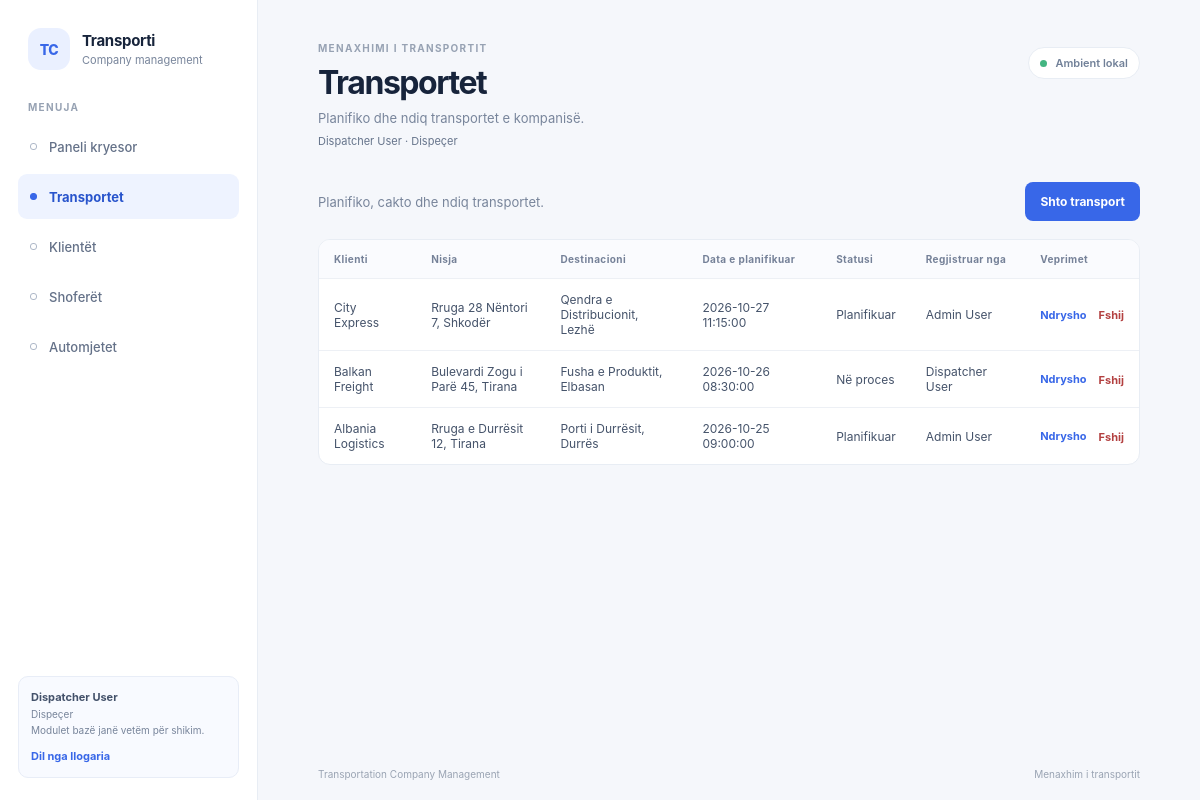
/?page=transports (signed in), run on the app's committed database.
### tables this page shows
CREATE TABLE users (
    id INT UNSIGNED NOT NULL AUTO_INCREMENT,
    full_name VARCHAR(150) NOT NULL,
    email VARCHAR(150) NOT NULL,
    password_hash VARCHAR(255) NOT NULL,
    role ENUM('ADMIN', 'DISPATCHER') NOT NULL,
    is_active TINYINT(1) NOT NULL DEFAULT 1,
    email_verified_at DATETIME NULL DEFAULT NULL,
    created_at DATETIME NOT NULL DEFAULT CURRENT_TIMESTAMP,
    PRIMARY KEY (id),
    UNIQUE KEY uq_users_email (email)
);

CREATE TABLE transports (
    id INT UNSIGNED NOT NULL AUTO_INCREMENT,
    customer_id INT UNSIGNED NOT NULL,
    driver_id INT UNSIGNED NULL,
    vehicle_id INT UNSIGNED NULL,
    created_by INT UNSIGNED NOT NULL,
    pickup_address VARCHAR(255) NOT NULL,
    destination_address VARCHAR(255) NOT NULL,
    cargo_description TEXT NOT NULL,
    scheduled_date DATETIME NOT NULL,
    status ENUM('PLANNED', 'IN_PROGRESS', 'COMPLETED', 'CANCELLED') NOT NULL DEFAULT 'PLANNED',
    created_at DATETIME NOT NULL DEFAULT CURRENT_TIMESTAMP,
    updated_at DATETIME NULL DEFAULT NULL ON UPDATE CURRENT_TIMESTAMP,
    PRIMARY KEY (id),
    KEY idx_transports_customer_id (customer_id),
    KEY idx_transports_driver_id (driver_id),
    KEY idx_transports_vehicle_id (vehicle_id),
    KEY idx_transports_created_by (created_by),
    KEY idx_transports_status (status),
    KEY idx_transports_scheduled_date (scheduled_date),
    CONSTRAINT fk_transports_customer
        FOREIGN KEY (customer_id) REFERENCES customers(id)
        ON DELETE RESTRICT ON UPDATE CASCADE,
    CONSTRAINT fk_transports_driver
        FOREIGN KEY (driver_id) REFERENCES drivers(id)
        ON DELETE SET NULL ON UPDATE CASCADE,
    CONSTRAINT fk_transports_vehicle
        FOREIGN KEY (vehicle_id) REFERENCES vehicles(id)
        ON DELETE SET NULL ON UPDATE CASCADE,
    CONSTRAINT fk_transports_created_by
        FOREIGN KEY (created_by) REFERENCES users(id)
        ON DELETE RESTRICT ON UPDATE CASCADE
);

CREATE TABLE customers (
    id INT UNSIGNED NOT NULL AUTO_INCREMENT,
    company_name VARCHAR(150) NOT NULL,
    contact_person VARCHAR(150) NOT NULL,
    phone VARCHAR(30) NOT NULL,
    email VARCHAR(150) NOT NULL,
    address VARCHAR(255) NOT NULL,
    created_at DATETIME NOT NULL DEFAULT CURRENT_TIMESTAMP,
    PRIMARY KEY (id),
    UNIQUE KEY uq_customers_email (email),
    KEY idx_customers_company_name (company_name)
);

### src/Views/pages/module.php (the view, shortened to what the rows shown need)
<?php
$module = $moduleData['module'];
$formAction = $moduleData['action'];
$escape = static fn (mixed $value): string => htmlspecialchars((string) $value, ENT_QUOTES, 'UTF-8');
?>
<?php if ($formAction === 'create' || $formAction === 'edit'): ?>
    <form class="record-form" method="post" action="?page=<?= urlencode($pageKey) ?>">
        <input type="hidden" name="csrf_token" value="<?= $escape($moduleData['csrfToken']) ?>">
        <input type="hidden" name="action" value="<?= $formAction === 'create' ? 'create' : 'update' ?>">
        <?php if ($formAction === 'edit'): ?>
            <input type="hidden" name="id" value="<?= (int) $moduleData['id'] ?>">
        <?php endif; ?>
        <div class="form-grid">
            <?php foreach ($module['fields'] as $name => $field): ?>
                <?php
                $value = $moduleData['values'][$name] ?? '';
                $fieldId = 'field-' . $name;
                ?>
                <div class="form-field<?= $field['type'] === 'textarea' ? ' form-field-wide' : '' ?>">
                    <label for="<?= $escape($fieldId) ?>">
                        <?= $escape($field['label']) ?>
                        <?php if ($field['required']): ?><span aria-hidden="true">*</span><?php endif; ?>
                    </label>
                    <?php if ($field['type'] === 'select'): ?>
                        <select id="<?= $escape($fieldId) ?>" name="<?= $escape($name) ?>" <?= $field['required'] ? 'required' : '' ?>>
                            <?php if (!$field['required']): ?>
                                <option value="">Pa caktuar</option>
                            <?php else: ?>
                                <option value="">Zgjidh...</option>
                            <?php endif; ?>
                            <?php foreach ($moduleData['options'][$name] ?? [] as $option): ?>
                                <option value="<?= $escape($option['value']) ?>" <?= (string) $value === $option['value'] ? 'selected' : '' ?>>
                                    <?= $escape($option['label']) ?>
                                </option>
                            <?php endforeach; ?>
                        </select>
                    <?php elseif ($field['type'] === 'textarea'): ?>
                        <textarea id="<?= $escape($fieldId) ?>" name="<?= $escape($name) ?>" rows="4" <?= $field['required'] ? 'required' : '' ?>><?= $escape($value) ?></textarea>
                    <?php else: ?>
                        <input
                            id="<?= $escape($fieldId) ?>"
                            name="<?= $escape($name) ?>"
                            type="<?= $escape($field['type']) ?>"
                            value="<?= $escape($value) ?>"
                            <?= isset($field['max']) ? 'maxlength="' . (int) $field['max'] . '"' : '' ?>
                            <?= isset($field['min']) ? 'min="' . (int) $field['min'] . '"' : '' ?>
                            <?= $field['type'] === 'number' ? 'step="1"' : '' ?>
                            <?= $field['required'] ? 'required' : '' ?>
                        >
                    <?php endif; ?>
                </div>
            <?php endforeach; ?>
        </div>
        <div class="form-actions">
            <a class="button button-secondary" href="?page=<?= urlencode($pageKey) ?>">Anulo</a>
            <button class="button button-primary" type="submit"><?= $formAction === 'create' ? 'Ruaj regjistrin' : 'Ruaj ndryshimet' ?></button>
        </div>
    </form>
<?php else: ?>
    <div class="table-card">
        <?php if ($moduleData['rows'] === []): ?>
            <div class="empty-state">
                <strong>Nuk ka ende të dhëna</strong>
                <p>Shto regjistrin e parë për modulin <?= $escape(mb_strtolower($module['title'])) ?>.</p>
            </div>
        <?php else: ?>
            <div class="table-scroll">
                <table>
                    <thead>
                        <tr>
                            <?php foreach ($module['columns'] as $label): ?>
                                <th scope="col"><?= $escape($label) ?></th>
                            <?php endforeach; ?>
                            <?php if ($moduleData['canManage']): ?>
                                <th scope="col">Veprimet</th>
                            <?php endif; ?>
                        </tr>
                    </thead>
                    <tbody>
                        <?php foreach ($moduleData['rows'] as $row): ?>
                            <tr>
                                <?php foreach ($module['columns'] as $column => $label): ?>
                                    <td><?= $escape($row[$column] ?? '') ?></td>
                                <?php endforeach; ?>
                                <?php if ($moduleData['canManage']): ?>
                                <td>
                                    <div class="row-actions">
                                        <a class="text-action" href="?page=<?= urlencode($pageKey) ?>&amp;action=edit&amp;id=<?= (int) $row['id'] ?>">Ndrysho</a>
                                        <form method="post" action="?page=<?= urlencode($pageKey) ?>" onsubmit="return confirm('Je i sigurt që dëshiron ta fshish këtë regjistër?')">
                                            <button class="text-action text-action-danger" type="submit">Fshij</button>
                                        </form>
                                    </div>
                                </td>
                                <?php endif; ?>
                            </tr>
                        <?php endforeach; ?>
                    </tbody>
                </table>
            </div>
        <?php endif; ?>
    </div>
<?php endif; ?>

### src/Views/layout.php (shortened to what the rows shown need)
<!doctype html>
<html lang="sq">
<head>
    <link rel="stylesheet" href="assets/app.css">
</head>
<body>
    <div class="app-shell">
        <aside class="sidebar" aria-label="Navigimi kryesor">
            <?php require __DIR__ . '/components/navigation.php'; ?>
        </aside>
        <main class="main-content">
            <header class="page-header">
                <div>
                    <p class="eyebrow">MENAXHIMI I TRANSPORTIT</p>
                    <h1><?= htmlspecialchars($page['title'], ENT_QUOTES, 'UTF-8') ?></h1>
                    <p class="page-description"><?= htmlspecialchars($page['description'], ENT_QUOTES, 'UTF-8') ?></p>
                    <?php if ($user !== null): ?>
                        <p class="signed-in-user">
                            <?= htmlspecialchars($user['full_name'], ENT_QUOTES, 'UTF-8') ?>
                            · <?= $user['role'] === 'ADMIN' ? 'Administrator' : 'Dispeçer' ?>
                        </p>
                    <?php endif; ?>
                </div>
            </header>
            <section class="page-content" aria-labelledby="page-content-heading">
                <?php if ($databaseError === null && ($moduleData !== null || in_array($pageKey, ['dashboard', 'not_found', 'add-admin'], true))): ?>
                    <?php require $viewFile; ?>
                <?php endif; ?>
            </section>
        </main>
    </div>
</body>
</html>

### src/Views/components/navigation.php (shortened to what the rows shown need)
<div class="sidebar-note">
    <div class="session-user">
        <strong><?= htmlspecialchars($user['full_name'], ENT_QUOTES, 'UTF-8') ?></strong>
        <span><?= $user['role'] === 'ADMIN' ? 'Administrator' : 'Dispeçer' ?></span>
        <?php if ($user['role'] === 'DISPATCHER'): ?>
            <span>Modulet bazë janë vetëm për shikim.</span>
        <?php endif; ?>
        <form method="post" action="?page=logout">
            <button type="submit">Dil nga llogaria</button>
        </form>
    </div>
</div>

### data on the page
users: full_name "Dispatcher User"
transports: customer.company_name "City Express", pickup_address "Rruga 28 Nëntori 7, Shkodër", destination_address "Qendra e Distribucionit, Lezhë", scheduled_date "2026-10-27 11:15:00", column "Planifikuar", created_by.full_name "Admin User"
transports: customer.company_name "Balkan Freight", pickup_address "Bulevardi Zogu i Parë 45, Tirana", destination_address "Fusha e Produktit, Elbasan", scheduled_date "2026-10-26 08:30:00", column "Në proces", created_by.full_name "Dispatcher User"
transports: customer.company_name "Albania Logistics", pickup_address "Rruga e Durrësit 12, Tirana", destination_address "Porti i Durrësit, Durrës", scheduled_date "2026-10-25 09:00:00", column "Planifikuar", created_by.full_name "Admin User"

### other printed values
$label "Paneli kryesor"
$label "Transportet"
$label "Klientët"
$label "Shoferët"
$label "Automjetet"
$page['title'] "Transportet"
$page['description'] "Planifiko dhe ndiq transportet e kompanisë."
$escape($module['description']) "Planifiko, cakto dhe ndiq transportet."
$escape($module['singular']) "transport"
$escape($label) "Klienti"
$escape($label) "Nisja"
$escape($label) "Destinacioni"
$escape($label) "Data e planifikuar"
$escape($label) "Statusi"
$escape($label) "Regjistruar nga"
